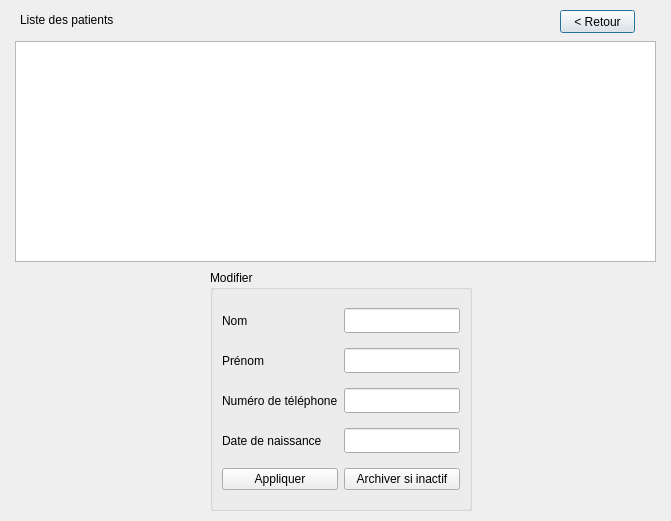
<?xml version="1.0" encoding="UTF-8"?>
<ui version="4.0">
 <class>Liste_patient</class>
 <widget class="QDialog" name="Liste_patient">
  <property name="geometry">
   <rect>
    <x>0</x>
    <y>0</y>
    <width>671</width>
    <height>521</height>
   </rect>
  </property>
  <property name="windowTitle">
   <string>Dialog</string>
  </property>
  <widget class="QLabel" name="label">
   <property name="geometry">
    <rect>
     <x>20</x>
     <y>10</y>
     <width>151</width>
     <height>20</height>
    </rect>
   </property>
   <property name="font">
    <font>
     <pointsize>9</pointsize>
    </font>
   </property>
   <property name="text">
    <string>Liste des patients</string>
   </property>
  </widget>
  <widget class="QTableView" name="tableView">
   <property name="geometry">
    <rect>
     <x>15</x>
     <y>41</y>
     <width>641</width>
     <height>221</height>
    </rect>
   </property>
   <property name="autoScroll">
    <bool>true</bool>
   </property>
   <property name="alternatingRowColors">
    <bool>true</bool>
   </property>
  </widget>
  <widget class="QPushButton" name="pushButton_3">
   <property name="geometry">
    <rect>
     <x>560</x>
     <y>10</y>
     <width>75</width>
     <height>23</height>
    </rect>
   </property>
   <property name="text">
    <string>&lt; Retour</string>
   </property>
  </widget>
  <widget class="QGroupBox" name="groupBox">
   <property name="geometry">
    <rect>
     <x>210</x>
     <y>270</y>
     <width>262</width>
     <height>241</height>
    </rect>
   </property>
   <property name="title">
    <string>Modifier</string>
   </property>
   <layout class="QGridLayout" name="gridLayout">
    <item row="3" column="1">
     <widget class="QLineEdit" name="lineEdit_4">
      <property name="minimumSize">
       <size>
        <width>0</width>
        <height>25</height>
       </size>
      </property>
     </widget>
    </item>
    <item row="3" column="0">
     <widget class="QLabel" name="label_5">
      <property name="font">
       <font>
        <pointsize>9</pointsize>
       </font>
      </property>
      <property name="text">
       <string>Date de naissance     </string>
      </property>
     </widget>
    </item>
    <item row="0" column="1">
     <widget class="QLineEdit" name="lineEdit_n">
      <property name="minimumSize">
       <size>
        <width>0</width>
        <height>25</height>
       </size>
      </property>
     </widget>
    </item>
    <item row="0" column="0">
     <widget class="QLabel" name="label_2">
      <property name="font">
       <font>
        <pointsize>9</pointsize>
       </font>
      </property>
      <property name="text">
       <string>Nom          </string>
      </property>
     </widget>
    </item>
    <item row="1" column="0">
     <widget class="QLabel" name="label_3">
      <property name="font">
       <font>
        <pointsize>9</pointsize>
       </font>
      </property>
      <property name="text">
       <string>Prénom</string>
      </property>
     </widget>
    </item>
    <item row="1" column="1">
     <widget class="QLineEdit" name="lineEdit_p">
      <property name="minimumSize">
       <size>
        <width>0</width>
        <height>25</height>
       </size>
      </property>
     </widget>
    </item>
    <item row="2" column="0">
     <widget class="QLabel" name="label_4">
      <property name="font">
       <font>
        <pointsize>9</pointsize>
       </font>
      </property>
      <property name="text">
       <string>Numéro de téléphone</string>
      </property>
     </widget>
    </item>
    <item row="2" column="1">
     <widget class="QLineEdit" name="lineEdit_3">
      <property name="minimumSize">
       <size>
        <width>0</width>
        <height>25</height>
       </size>
      </property>
     </widget>
    </item>
    <item row="4" column="0">
     <widget class="QPushButton" name="pushButton">
      <property name="text">
       <string>Appliquer</string>
      </property>
     </widget>
    </item>
    <item row="4" column="1">
     <widget class="QPushButton" name="Button_archivage">
      <property name="text">
       <string>Archiver si inactif</string>
      </property>
     </widget>
    </item>
   </layout>
  </widget>
 </widget>
 <tabstops>
  <tabstop>tableView</tabstop>
  <tabstop>lineEdit_n</tabstop>
  <tabstop>lineEdit_p</tabstop>
  <tabstop>lineEdit_3</tabstop>
  <tabstop>lineEdit_4</tabstop>
  <tabstop>pushButton</tabstop>
  <tabstop>Button_archivage</tabstop>
  <tabstop>pushButton_3</tabstop>
 </tabstops>
 <resources/>
 <connections/>
</ui>
